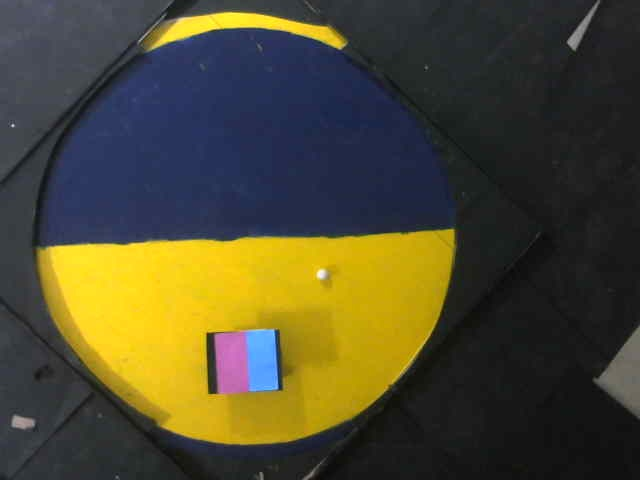
#> input picture soccer_ball/pic.jpeg, 640 x 480 px, given in place of the camera
$ python final.py   (Python 2 division)
#> lines starting #> are read from the running program, lines starting #| are printed output that depends on the picture; after the words box and inside, x2 and y2 are one past the last pixel; in counts of white or black regions, pixels touching at a corner belong together
### soccer_ball/color_tracking.py
import cv2
import numpy as np
from math import *

WINDOW_NAME1 = 'frame'


lower_val=[97,145,187]
upper_val=[123,255,255]#light blue

def hsv_image(image,lower_val,upper_val):
    blur = cv2.GaussianBlur(image, (5,5),0) # blur to reduce noise
    hsv = cv2.cvtColor(blur, cv2.COLOR_BGR2HSV) #Convert BGR to HSV

#Threshold of HSV for a particular color as np array
    lower = np.array(lower_val)
    upper = np.array(upper_val)
    #Masking to get thresholded image
    mask = cv2.inRange(hsv,lower,upper)

#Blur the mask
    bmask = cv2.GaussianBlur(mask, (5,5),0)

    return bmask


def centroid(bmask,image):
    ctr=(-1,-1)
    moments1 = cv2.moments(bmask)
    m001 = moments1['m00']
    centroid_x1, centroid_y1 = None, None
    if m001 != 0:
        centroid_x1 = int(moments1['m10']/m001)
        centroid_y1 = int(moments1['m01']/m001)
    # Assume no centroid


    if centroid_x1!=None and centroid_y1!=None:

        ctr=(centroid_x1, centroid_y1)
        cv2.circle(image, ctr, 5, (0,0,255))
        cv2.circle (image,(0,0),5,(255,0,0))
    '''cv2.imshow(WINDOW_NAME1, image)
    if cv2.waitKey(1) & 0xFF == 27:
        ctr = None'''

    return ctr
#CHANGE THE FUNCTION IF CIRCLE IS NOT REQUIRED


# its important to give double underscore
# [23 lines that do not run on import are left out]

### soccer_ball/final.py
# KRITI 2016 GAME OF BOTS

#THE MAIN CODE

#blue camera with lights on

import cv2
import run_motor  as rm  # Change value of arduino port if required
import numpy as np
from math import *
from color_tracking import hsv_image,centroid
ball_lower=[0,0,125] #white;
ball_upper=[179,96,255]

ar_lower=[9,104,126]   #yellow
ar_upper=[47,255,126]


botcol1_lower=[97,145,187]    #light_blue(bp)
botcol1_upper=[123,255,255]

botcol2_lower=[136,109,131]   #pink(bp)
botcol2_upper=[166,255,255]

oppar_lower=[101,0,40]
oppar_upper=[142,109,190]

opp1col_lower=[43,84,101]    #green(og)
opp1col_upper=[87,255,255]

opp2col_lower1=[176,147,205]
opp2col_upper1=[179,168,255] #orange1
opp2col_lower2=[0,147,205]
opp2col_upper2=[3,168,255] #orange2
#camera blue
p=[30,285]# centerline
q=[460,260]
x=[160,450] # my yellow goal line
y=[370,430]
'''
x=[155,55]         #my blue goal line
y=[350,55]
'''
#camera black
'''
p=[]
q=[]
x=[]    #my yellow goal line                                               change
y=[]
#x=[]  #my blue goal line
#y=[]

'''
# [4 lines left out: function defend, not called in this run]
line2_vect=(x[0]-y[0],x[1]-y[1])    #Nearer to my goal post
line1_vect=(p[0]-q[0],p[1]-q[1])    #  near to arena line
case=None
# height =480 width =640
# case 1: defend when the ball on the opponent side


# [46 lines left out: functions attack, move_To, allign_To, not called in this run]

def dist(p,q):
    d=(p[1]-q[1])**2+(p[0]-q[0])**2
    return d/mean

def cross_pdt(a,b):
    return (a[0]*b[1]-a[1]*b[0])/(((a[0]**2+a[1]**2)**0.5)*(b[0]**2+b[1]**2)**0.5)

# [42 lines left out: functions allign_opp, kick, not called in this run]


cap=cv2.VideoCapture(0)

while (cap.isOpened()):

    ret,frame = cap.read()
#> frame is the input picture: shape (480, 640, 3); mean B, G, R 48.2, 73.5, 77.7


    height, width=frame.shape[:2]
#> height = 480; width = 640
    global mean
    mean=(height+width)/2
#> mean = 560
    global ball_mask
    ball_mask=hsv_image(frame,ball_lower,ball_upper)
#> in hsv_image, `hsv = cv2.cvtColor(blur, cv2.COLOR_BGR2HSV)`: hsv: shape (480, 640, 3); mean H, S, V 59.9, 93.4, 90.2
#> in hsv_image, `mask = cv2.inRange(hsv,lower,upper)`:
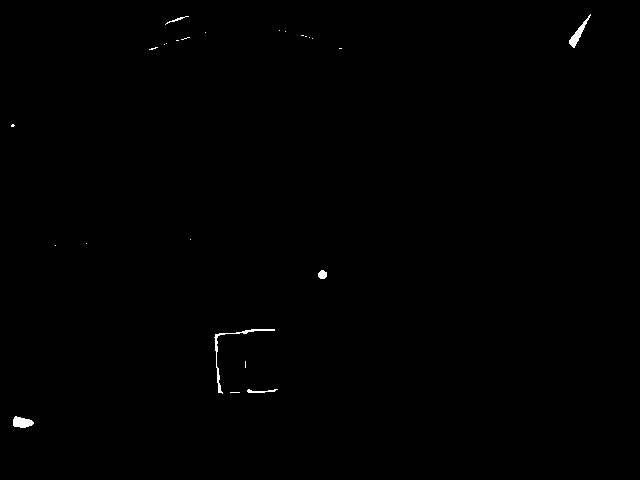
#> mask: shape (480, 640); 0.27% white; 25 white regions (19 under 20 px), largest, box (x1, y1, x2, y2) and area: (214, 329, 275, 394) 245, (569, 14, 591, 48) 185, (13, 416, 34, 428) 178, (318, 270, 327, 279) 64, (247, 389, 278, 393) 64, (165, 16, 189, 25) 39
    # Assuming arena line is parallel to x-axis
    ball_ctr=centroid(ball_mask,frame)
#> in centroid, `moments1 = cv2.moments(bmask)`: moments1 = moments, m00 215085, centre m10/m00, m01/m00 = (266.1, 261.1)
#> in centroid, `m001 = moments1['m00']`: m001 = 215085
#> in centroid, `centroid_x1 = int(moments1['m10']/m001)`: centroid_x1 = 266
#> in centroid, `centroid_y1 = int(moments1['m01']/m001)`: centroid_y1 = 261
#> in centroid, `ctr=(centroid_x1, centroid_y1)`: ctr = (266, 261)
#> in centroid, `cv2.circle(image, ctr, 5, (0,0,255))`: image: shape (480, 640, 3); 0.01% of pixels changed, all inside (x1, y1, x2, y2) = (261, 256, 272, 267)
#> in centroid, `cv2.circle (image,(0,0),5,(255,0,0))`: image: shape (480, 640, 3); mean B, G, R 48.2, 73.5, 77.7
#> ball_ctr = (266, 261)
    ctr_botcol1=centroid(hsv_image(frame,botcol1_lower,botcol1_upper),frame)
#> in hsv_image (call 2), `hsv = cv2.cvtColor(blur, cv2.COLOR_BGR2HSV)`: hsv: shape (480, 640, 3); mean H, S, V 59.9, 93.4, 90.2
#> in hsv_image (call 2), `mask = cv2.inRange(hsv,lower,upper)`:
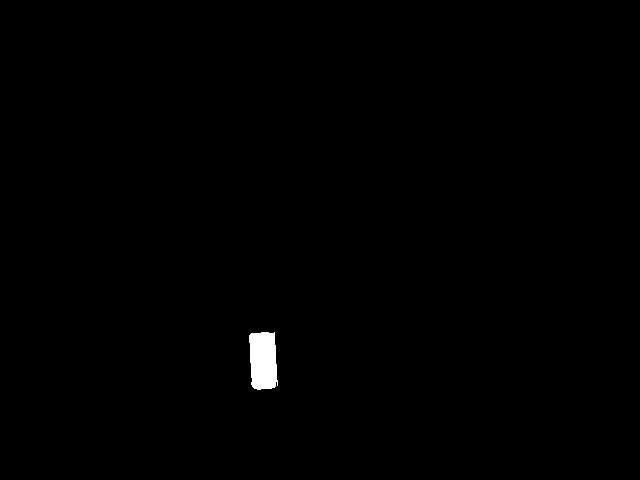
#> mask: shape (480, 640); 0.47% white; 1 white region, box (x1, y1, x2, y2) and area: (249, 332, 278, 390) 1446
#> in centroid (call 2), `cv2.circle(image, ctr, 5, (0,0,255))`: image: shape (480, 640, 3); mean B, G, R 48.2, 73.5, 77.7
#> ctr_botcol1 = (262, 360)
    ctr_botcol2=centroid(hsv_image(frame,botcol2_lower,botcol2_upper),frame)
#> in hsv_image (call 3), `hsv = cv2.cvtColor(blur, cv2.COLOR_BGR2HSV)`: hsv: shape (480, 640, 3); mean H, S, V 59.9, 93.3, 90.2
#> in hsv_image (call 3), `mask = cv2.inRange(hsv,lower,upper)`:
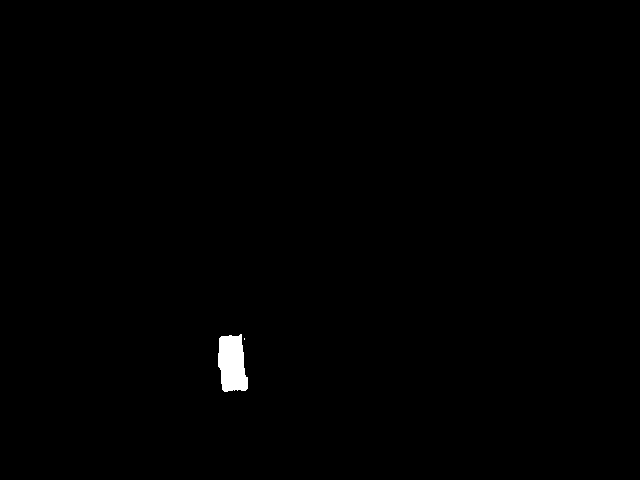
#> mask: shape (480, 640); 0.45% white; 2 white regions (1 under 20 px), largest, box (x1, y1, x2, y2) and area: (218, 334, 248, 392) 1379
#> in centroid (call 3), `cv2.circle(image, ctr, 5, (0,0,255))`: image: shape (480, 640, 3); mean B, G, R 48.2, 73.5, 77.7
#> ctr_botcol2 = (231, 363)
    global bot_centroid
    bot_centroid=((ctr_botcol1[0]+ctr_botcol2[0])/2,(ctr_botcol1[1]+ctr_botcol2[1]))
#> bot_centroid = (246, 723)
    opp1= centroid(hsv_image(frame,opp1col_lower,opp1col_upper),frame)
#> in hsv_image (call 4), `hsv = cv2.cvtColor(blur, cv2.COLOR_BGR2HSV)`: hsv: shape (480, 640, 3); mean H, S, V 59.9, 93.4, 90.2
#> in hsv_image (call 4), `mask = cv2.inRange(hsv,lower,upper)`: mask: shape (480, 640); every value is 0
#> opp1 = (-1, -1)
#> (the run stopped early here; a loop or call above may not have finished)
